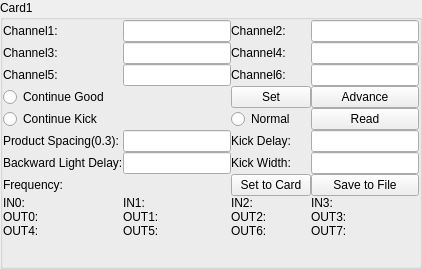
             <widget class="QGroupBox" name="gbxCard1">
              <property name="title">
               <string>Card1</string>
              </property>
              <layout class="QVBoxLayout" name="verticalLayout_2">
               <property name="spacing">
                <number>0</number>
               </property>
               <property name="margin">
                <number>0</number>
               </property>
               <item>
                <layout class="QGridLayout" name="gridLayout_15">
                 <item row="3" column="1">
                  <widget class="QLineEdit" name="Delay5">
                   <property name="sizePolicy">
                    <sizepolicy hsizetype="Preferred" vsizetype="Preferred">
                     <horstretch>0</horstretch>
                     <verstretch>0</verstretch>
                    </sizepolicy>
                   </property>
                  </widget>
                 </item>
                 <item row="3" column="2">
                  <widget class="QLabel" name="label_11">
                   <property name="text">
                    <string>Channel6:</string>
                   </property>
                  </widget>
                 </item>
                 <item row="6" column="2">
                  <widget class="QLabel" name="label_20">
                   <property name="text">
                    <string>Kick Delay:</string>
                   </property>
                  </widget>
                 </item>
                 <item row="6" column="3">
                  <widget class="QLineEdit" name="KickDelay">
                   <property name="sizePolicy">
                    <sizepolicy hsizetype="Preferred" vsizetype="Preferred">
                     <horstretch>0</horstretch>
                     <verstretch>0</verstretch>
                    </sizepolicy>
                   </property>
                  </widget>
                 </item>
                 <item row="3" column="3">
                  <widget class="QLineEdit" name="Delay6">
                   <property name="sizePolicy">
                    <sizepolicy hsizetype="Preferred" vsizetype="Preferred">
                     <horstretch>0</horstretch>
                     <verstretch>0</verstretch>
                    </sizepolicy>
                   </property>
                  </widget>
                 </item>
                 <item row="2" column="3">
                  <widget class="QLineEdit" name="Delay4">
                   <property name="sizePolicy">
                    <sizepolicy hsizetype="Preferred" vsizetype="Preferred">
                     <horstretch>0</horstretch>
                     <verstretch>0</verstretch>
                    </sizepolicy>
                   </property>
                  </widget>
                 </item>
                 <item row="10" column="0">
                  <widget class="QLabel" name="label_IN0">
                   <property name="text">
                    <string>IN0:</string>
                   </property>
                  </widget>
                 </item>
                 <item row="9" column="0">
                  <widget class="QLabel" name="label_frequency">
                   <property name="text">
                    <string>Frequency:</string>
                   </property>
                  </widget>
                 </item>
                 <item row="5" column="0">
                  <widget class="QRadioButton" name="radioButton_bad">
                   <property name="sizePolicy">
                    <sizepolicy hsizetype="Preferred" vsizetype="Preferred">
                     <horstretch>0</horstretch>
                     <verstretch>0</verstretch>
                    </sizepolicy>
                   </property>
                   <property name="text">
                    <string>Continue Kick</string>
                   </property>
                  </widget>
                 </item>
                 <item row="10" column="1">
                  <widget class="QLabel" name="label_IN1">
                   <property name="text">
                    <string>IN1:</string>
                   </property>
                  </widget>
                 </item>
                 <item row="2" column="0">
                  <widget class="QLabel" name="label_8">
                   <property name="sizePolicy">
                    <sizepolicy hsizetype="Preferred" vsizetype="Preferred">
                     <horstretch>0</horstretch>
                     <verstretch>0</verstretch>
                    </sizepolicy>
                   </property>
                   <property name="text">
                    <string>Channel3:</string>
                   </property>
                  </widget>
                 </item>
                 <item row="14" column="0">
                  <widget class="QLabel" name="label_28">
                   <property name="text">
                    <string/>
                   </property>
                  </widget>
                 </item>
                 <item row="13" column="1">
                  <widget class="QLabel" name="label_15">
                   <property name="text">
                    <string/>
                   </property>
                  </widget>
                 </item>
                 <item row="7" column="0">
                  <widget class="QLabel" name="label_5">
                   <property name="text">
                    <string>Backward Light Delay:</string>
                   </property>
                  </widget>
                 </item>
                 <item row="7" column="3">
                  <widget class="QLineEdit" name="KickWidth">
                   <property name="sizePolicy">
                    <sizepolicy hsizetype="Preferred" vsizetype="Preferred">
                     <horstretch>0</horstretch>
                     <verstretch>0</verstretch>
                    </sizepolicy>
                   </property>
                  </widget>
                 </item>
                 <item row="12" column="2">
                  <widget class="QLabel" name="label_OUT6">
                   <property name="text">
                    <string>OUT6:</string>
                   </property>
                  </widget>
                 </item>
                 <item row="1" column="3">
                  <widget class="QLineEdit" name="Delay2">
                   <property name="sizePolicy">
                    <sizepolicy hsizetype="Preferred" vsizetype="Preferred">
                     <horstretch>0</horstretch>
                     <verstretch>0</verstretch>
                    </sizepolicy>
                   </property>
                  </widget>
                 </item>
                 <item row="4" column="3">
                  <widget class="QPushButton" name="advance1">
                   <property name="sizePolicy">
                    <sizepolicy hsizetype="Preferred" vsizetype="Preferred">
                     <horstretch>0</horstretch>
                     <verstretch>0</verstretch>
                    </sizepolicy>
                   </property>
                   <property name="text">
                    <string>Advance</string>
                   </property>
                  </widget>
                 </item>
                 <item row="2" column="2">
                  <widget class="QLabel" name="label_9">
                   <property name="text">
                    <string>Channel4:</string>
                   </property>
                  </widget>
                 </item>
                 <item row="4" column="0">
                  <widget class="QRadioButton" name="radioButton_good">
                   <property name="sizePolicy">
                    <sizepolicy hsizetype="Preferred" vsizetype="Preferred">
                     <horstretch>0</horstretch>
                     <verstretch>0</verstretch>
                    </sizepolicy>
                   </property>
                   <property name="text">
                    <string>Continue Good</string>
                   </property>
                  </widget>
                 </item>
                 <item row="11" column="2">
                  <widget class="QLabel" name="label_OUT2">
                   <property name="text">
                    <string>OUT2:</string>
                   </property>
                  </widget>
                 </item>
                 <item row="10" column="3">
                  <widget class="QLabel" name="label_IN3">
                   <property name="text">
                    <string>IN3:</string>
                   </property>
                  </widget>
                 </item>
                 <item row="2" column="1">
                  <widget class="QLineEdit" name="Delay3">
                   <property name="sizePolicy">
                    <sizepolicy hsizetype="Preferred" vsizetype="Preferred">
                     <horstretch>0</horstretch>
                     <verstretch>0</verstretch>
                    </sizepolicy>
                   </property>
                  </widget>
                 </item>
                 <item row="6" column="0">
                  <widget class="QLabel" name="label_3">
                   <property name="sizePolicy">
                    <sizepolicy hsizetype="Preferred" vsizetype="Preferred">
                     <horstretch>0</horstretch>
                     <verstretch>0</verstretch>
                    </sizepolicy>
                   </property>
                   <property name="text">
                    <string>Product Spacing(0.3):</string>
                   </property>
                  </widget>
                 </item>
                 <item row="1" column="1">
                  <widget class="QLineEdit" name="Delay1">
                   <property name="sizePolicy">
                    <sizepolicy hsizetype="Preferred" vsizetype="Preferred">
                     <horstretch>0</horstretch>
                     <verstretch>0</verstretch>
                    </sizepolicy>
                   </property>
                  </widget>
                 </item>
                 <item row="13" column="0">
                  <widget class="QLabel" name="label_23">
                   <property name="text">
                    <string/>
                   </property>
                  </widget>
                 </item>
                 <item row="3" column="0">
                  <widget class="QLabel" name="label_10">
                   <property name="text">
                    <string>Channel5:</string>
                   </property>
                  </widget>
                 </item>
                 <item row="7" column="2">
                  <widget class="QLabel" name="label_19">
                   <property name="sizePolicy">
                    <sizepolicy hsizetype="Preferred" vsizetype="Preferred">
                     <horstretch>0</horstretch>
                     <verstretch>0</verstretch>
                    </sizepolicy>
                   </property>
                   <property name="text">
                    <string>Kick Width:</string>
                   </property>
                  </widget>
                 </item>
                 <item row="13" column="3">
                  <widget class="QLabel" name="label_29">
                   <property name="text">
                    <string/>
                   </property>
                  </widget>
                 </item>
                 <item row="7" column="1">
                  <widget class="QLineEdit" name="lineDelay">
                   <property name="sizePolicy">
                    <sizepolicy hsizetype="Preferred" vsizetype="Preferred">
                     <horstretch>0</horstretch>
                     <verstretch>0</verstretch>
                    </sizepolicy>
                   </property>
                  </widget>
                 </item>
                 <item row="12" column="1">
                  <widget class="QLabel" name="label_OUT5">
                   <property name="text">
                    <string>OUT5:</string>
                   </property>
                  </widget>
                 </item>
                 <item row="11" column="0">
                  <widget class="QLabel" name="label_OUT0">
                   <property name="text">
                    <string>OUT0:</string>
                   </property>
                  </widget>
                 </item>
                 <item row="12" column="0">
                  <widget class="QLabel" name="label_OUT4">
                   <property name="text">
                    <string>OUT4:</string>
                   </property>
                  </widget>
                 </item>
                 <item row="13" column="2">
                  <widget class="QLabel" name="label_24">
                   <property name="text">
                    <string/>
                   </property>
                  </widget>
                 </item>
                 <item row="9" column="2">
                  <widget class="QPushButton" name="settocard">
                   <property name="sizePolicy">
                    <sizepolicy hsizetype="Preferred" vsizetype="Preferred">
                     <horstretch>0</horstretch>
                     <verstretch>0</verstretch>
                    </sizepolicy>
                   </property>
                   <property name="text">
                    <string>Set to Card</string>
                   </property>
                  </widget>
                 </item>
                 <item row="10" column="2">
                  <widget class="QLabel" name="label_IN2">
                   <property name="text">
                    <string>IN2:</string>
                   </property>
                  </widget>
                 </item>
                 <item row="5" column="2">
                  <widget class="QRadioButton" name="radioButton_normal">
                   <property name="text">
                    <string>Normal</string>
                   </property>
                  </widget>
                 </item>
                 <item row="6" column="1">
                  <widget class="QLineEdit" name="Distance1to4">
                   <property name="sizePolicy">
                    <sizepolicy hsizetype="Preferred" vsizetype="Preferred">
                     <horstretch>0</horstretch>
                     <verstretch>0</verstretch>
                    </sizepolicy>
                   </property>
                   <property name="maximumSize">
                    <size>
                     <width>16777215</width>
                     <height>16777215</height>
                    </size>
                   </property>
                  </widget>
                 </item>
                 <item row="1" column="0">
                  <widget class="QLabel" name="label_6">
                   <property name="sizePolicy">
                    <sizepolicy hsizetype="Preferred" vsizetype="Preferred">
                     <horstretch>0</horstretch>
                     <verstretch>0</verstretch>
                    </sizepolicy>
                   </property>
                   <property name="text">
                    <string>Channel1:</string>
                   </property>
                  </widget>
                 </item>
                 <item row="1" column="2">
                  <widget class="QLabel" name="label_7">
                   <property name="text">
                    <string>Channel2:</string>
                   </property>
                  </widget>
                 </item>
                 <item row="11" column="1">
                  <widget class="QLabel" name="label_OUT1">
                   <property name="text">
                    <string>OUT1:</string>
                   </property>
                  </widget>
                 </item>
                 <item row="5" column="3">
                  <widget class="QPushButton" name="read">
                   <property name="sizePolicy">
                    <sizepolicy hsizetype="Preferred" vsizetype="Preferred">
                     <horstretch>0</horstretch>
                     <verstretch>0</verstretch>
                    </sizepolicy>
                   </property>
                   <property name="text">
                    <string>Read</string>
                   </property>
                  </widget>
                 </item>
                 <item row="12" column="3">
                  <widget class="QLabel" name="label_OUT7">
                   <property name="text">
                    <string>OUT7:</string>
                   </property>
                  </widget>
                 </item>
                 <item row="11" column="3">
                  <widget class="QLabel" name="label_OUT3">
                   <property name="text">
                    <string>OUT3:</string>
                   </property>
                  </widget>
                 </item>
                 <item row="9" column="3">
                  <widget class="QPushButton" name="settofile">
                   <property name="sizePolicy">
                    <sizepolicy hsizetype="Preferred" vsizetype="Preferred">
                     <horstretch>0</horstretch>
                     <verstretch>0</verstretch>
                    </sizepolicy>
                   </property>
                   <property name="text">
                    <string>Save to File</string>
                   </property>
                  </widget>
                 </item>
                 <item row="4" column="2">
                  <widget class="QPushButton" name="pushButton_set">
                   <property name="text">
                    <string>Set</string>
                   </property>
                  </widget>
                 </item>
                </layout>
               </item>
              </layout>
             </widget>
